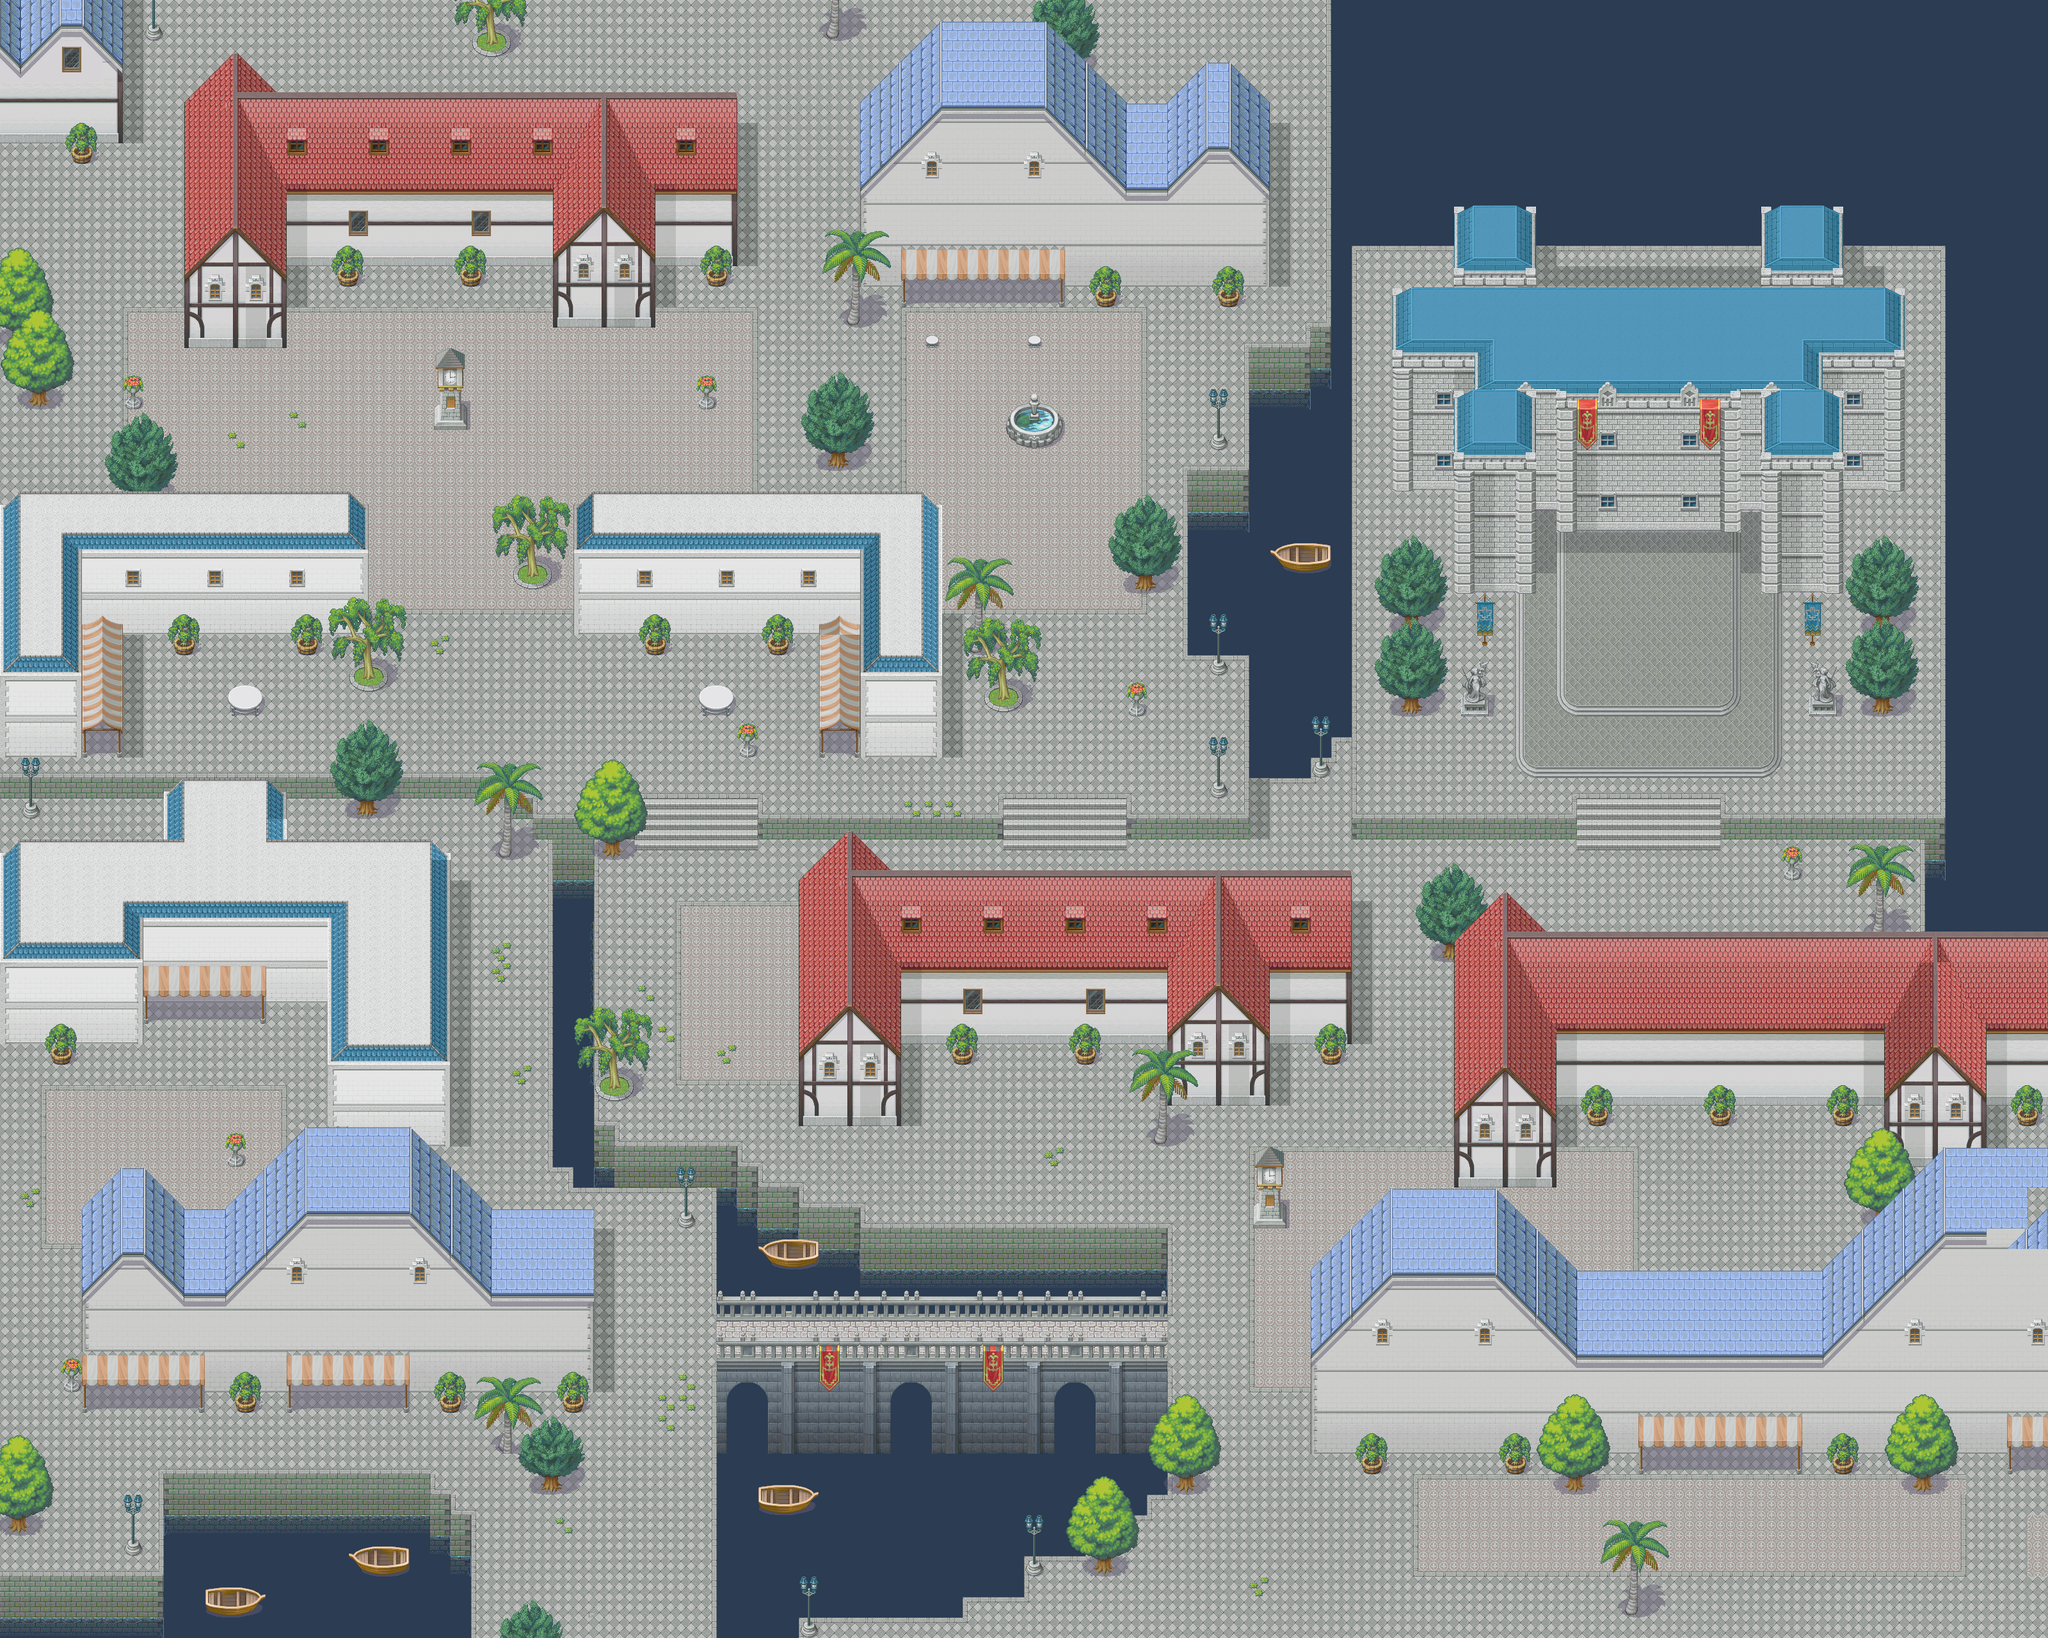

This game map was drawn from its Tiled (.tmx) file and the tilesets committed beside it. A one-line description and the trimmed map source follow:
An orthogonal 100x80 tile map with 32x32 px tiles, 6 tile layers (Tile Layer 1, Object Layer 1, Object Layer 2, Object Layer 3, ...), 6 tilesets and 158 objects.

<map version="1.2" tiledversion="1.2.5" orientation="orthogonal" renderorder="right-down" width="100" height="80" tilewidth="32" tileheight="32" infinite="0" nextlayerid="16" nextobjectid="559">
 <tileset firstgid="1" source="Zoria Tileset/011-PortTown01.tsx" />
 <tileset firstgid="257" source="Zoria Tileset/013-PostTown01.tsx" />
 <tileset firstgid="497" source="Zoria Tileset/009-CastleTown01.tsx" />
 <tileset firstgid="737" source="Zoria Tileset/025-Castle01.tsx" />
 <tileset firstgid="961" source="Zoria Tileset/034-Bridge01.tsx" />
 <tileset firstgid="1201" source="Zoria Tileset/043-Cave01.tsx" />
 <layer id="10" name="Tile Layer 1" width="100" height="80">
  <properties>
   <property name="unity:sortingLayerName" value="background" />
  </properties>
  <data>[8000 cells, 8000 non-empty, 39 distinct tile ids]</data>
 </layer>
 <layer id="11" name="Object Layer 1" width="100" height="80">
  <properties>
   <property name="unity:sortingLayerName" value="object" />
  </properties>
  <data>[8000 cells, 2130 non-empty, 227 distinct tile ids]</data>
 </layer>
 <layer id="12" name="Object Layer 2" width="100" height="80">
  <properties>
   <property name="unity:sortingLayerName" value="object" />
  </properties>
  <data>[8000 cells, 1181 non-empty, 151 distinct tile ids]</data>
 </layer>
 <layer id="13" name="Object Layer 3" width="100" height="80">
  <properties>
   <property name="unity:sortingLayerName" value="object" />
  </properties>
  <data>[8000 cells, 162 non-empty, 43 distinct tile ids]</data>
 </layer>
 <layer id="14" name="Above Layer 1" width="100" height="80">
  <properties>
   <property name="unity:sortingLayerName" value="above object" />
  </properties>
  <data>[8000 cells, 778 non-empty, 146 distinct tile ids]</data>
 </layer>
 <layer id="15" name="Above Layer 2" width="100" height="80">
  <properties>
   <property name="unity:sortingLayerName" value="above object" />
  </properties>
  <data>[8000 cells, 511 non-empty, 87 distinct tile ids]</data>
 </layer>
 <objectgroup id="7" name="Collide Layer 1">
  <properties>
   <property name="unity:layer" value="NoPassing" />
  </properties>
  <object id="156" x="0" y="2464" width="256" height="0.1" />
  <object id="157" x="256" y="2304" width="0.1" height="160" />
  <object id="158" x="256" y="2304" width="416" height="0.1" />
  <object id="159" x="672" y="2304" width="0.1" height="32" />
  <object id="160" x="672" y="2336" width="32" height="0.1" />
  <object id="161" x="704" y="2336" width="0.1" height="32" />
  <object id="162" x="704" y="2368" width="32" height="0.1" />
  <object id="163" x="736" y="2368" width="0.1" height="192" />
  <object id="194" x="1" y="1216" width="800" height="32" />
  <object id="195" x="800" y="1248" width="32" height="32" />
  <object id="196" x="832" y="1280" width="160" height="32" />
  <object id="197" x="992" y="1248" width="0.1" height="32" />
  <object id="198" x="1184" y="1248" width="0.1" height="32" />
  <object id="199" x="1184" y="1280" width="384" height="32" />
  <object id="200" x="1568" y="1248" width="0.1" height="32" />
  <object id="201" x="1760" y="1248" width="0.1" height="32" />
  <object id="202" x="1760" y="1280" width="192" height="32" />
  <object id="203" x="1952" y="1024" width="0.1" height="256" />
  <object id="204" x="1856" y="992" width="96" height="32" />
  <object id="206" x="1856" y="736" width="96" height="32" />
  <object id="207" x="1856" y="768" width="0.1" height="224" />
  <object id="209" x="1952" y="576" width="32" height="160" />
  <object id="210" x="1952" y="544" width="96" height="32" />
  <object id="211" x="2048" y="512" width="32" height="32" />
  <object id="218" x="0" y="224" width="0.1" height="2240" />
  <object id="221" x="2048" y="1152" width="32" height="32" />
  <object id="223" x="2080" y="1152" width="32" height="0.1" />
  <object id="225" x="1952" y="1184" width="96" height="32" />
  <object id="257" x="768" y="2240" width="32" height="32" />
  <object id="259" x="672" y="2176" width="64" height="32" />
  <object id="261" x="864" y="2176" width="64" height="32" />
  <object id="262" x="352" y="2176" width="64" height="32" />
  <object id="263" x="640" y="2144" width="0.1" height="32" />
  <object id="264" x="448" y="2144" width="0.1" height="32" />
  <object id="265" x="320" y="2144" width="0.1" height="32" />
  <object id="266" x="96" y="2144" width="32" height="32" />
  <object id="268" x="0" y="2368" width="64" height="32" />
  <object id="269" x="192" y="2400" width="32" height="32" />
  <object id="270" x="352" y="1760" width="32" height="32" />
  <object id="271" x="64" y="1632" width="64" height="32" />
  <object id="313" x="2528" y="2496" width="32" height="32" />
  <object id="315" x="2112" y="2272" width="64" height="32" />
  <object id="316" x="2336" y="2272" width="64" height="32" />
  <object id="317" x="2432" y="2304" width="64" height="32" />
  <object id="318" x="2848" y="2272" width="64" height="32" />
  <object id="319" x="2976" y="2304" width="64" height="32" />
  <object id="327" x="2784" y="1344" width="32" height="32" />
  <object id="350" x="928" y="1664" width="64" height="64" />
  <object id="358" x="1760" y="1088" width="32" height="32" />
  <object id="359" x="1536" y="1056" width="64" height="64" />
  <object id="361" x="1504" y="992" width="32" height="32" />
  <object id="363" x="32" y="1248" width="32" height="32" />
  <object id="381" x="0" y="800" width="576" height="192" />
  <object id="382" x="0" y="992" width="128" height="192" />
  <object id="383" x="896" y="800" width="576" height="192" />
  <object id="384" x="1344" y="992" width="128" height="192" />
  <object id="385" x="0" y="1344" width="704" height="224" />
  <object id="386" x="0" y="1568" width="224" height="64" />
  <object id="387" x="512" y="1568" width="192" height="224" />
  <object id="389" x="288" y="1280" width="128" height="64" />
  <object id="398" x="2048" y="2016" width="1152" height="256" />
  <object id="399" x="128" y="1920" width="800" height="256" />
  <object id="400" x="0" y="0" width="192" height="224" />
  <object id="402" x="288" y="192" width="160" height="352" />
  <object id="403" x="448" y="192" width="704" height="224" />
  <object id="404" x="864" y="416" width="160" height="96" />
  <object id="405" x="512" y="416" width="64" height="32" />
  <object id="406" x="704" y="416" width="64" height="32" />
  <object id="407" x="672" y="640" width="64" height="32" />
  <object id="408" x="32" y="608" width="64" height="32" />
  <object id="409" x="0" y="512" width="64" height="32" />
  <object id="410" x="192" y="608" width="32" height="32" />
  <object id="411" x="256" y="992" width="64" height="32" />
  <object id="412" x="352" y="1088" width="64" height="32" />
  <object id="413" x="448" y="992" width="64" height="32" />
  <object id="414" x="544" y="1024" width="64" height="64" />
  <object id="415" x="992" y="992" width="64" height="32" />
  <object id="416" x="1088" y="1088" width="64" height="32" />
  <object id="417" x="1184" y="992" width="64" height="32" />
  <object id="418" x="1152" y="1152" width="32" height="32" />
  <object id="420" x="1888" y="672" width="32" height="32" />
  <object id="423" x="1696" y="448" width="64" height="32" />
  <object id="424" x="1888" y="448" width="64" height="32" />
  <object id="425" x="1312" y="480" width="32" height="32" />
  <object id="426" x="1088" y="608" width="32" height="32" />
  <object id="427" x="1280" y="32" width="32" height="32" />
  <object id="431" x="800" y="864" width="64" height="64" />
  <object id="432" x="736" y="32" width="64" height="64" />
  <object id="435" x="416" y="1568" height="32" />
  <object id="440" x="1344" y="192" width="640" height="256" />
  <object id="443" x="2112" y="1280" width="352" height="32" />
  <object id="444" x="2112" y="384" width="0.1" height="896" />
  </objectgroup>
</map>
<!-- 66 of 158 objects omitted -->
